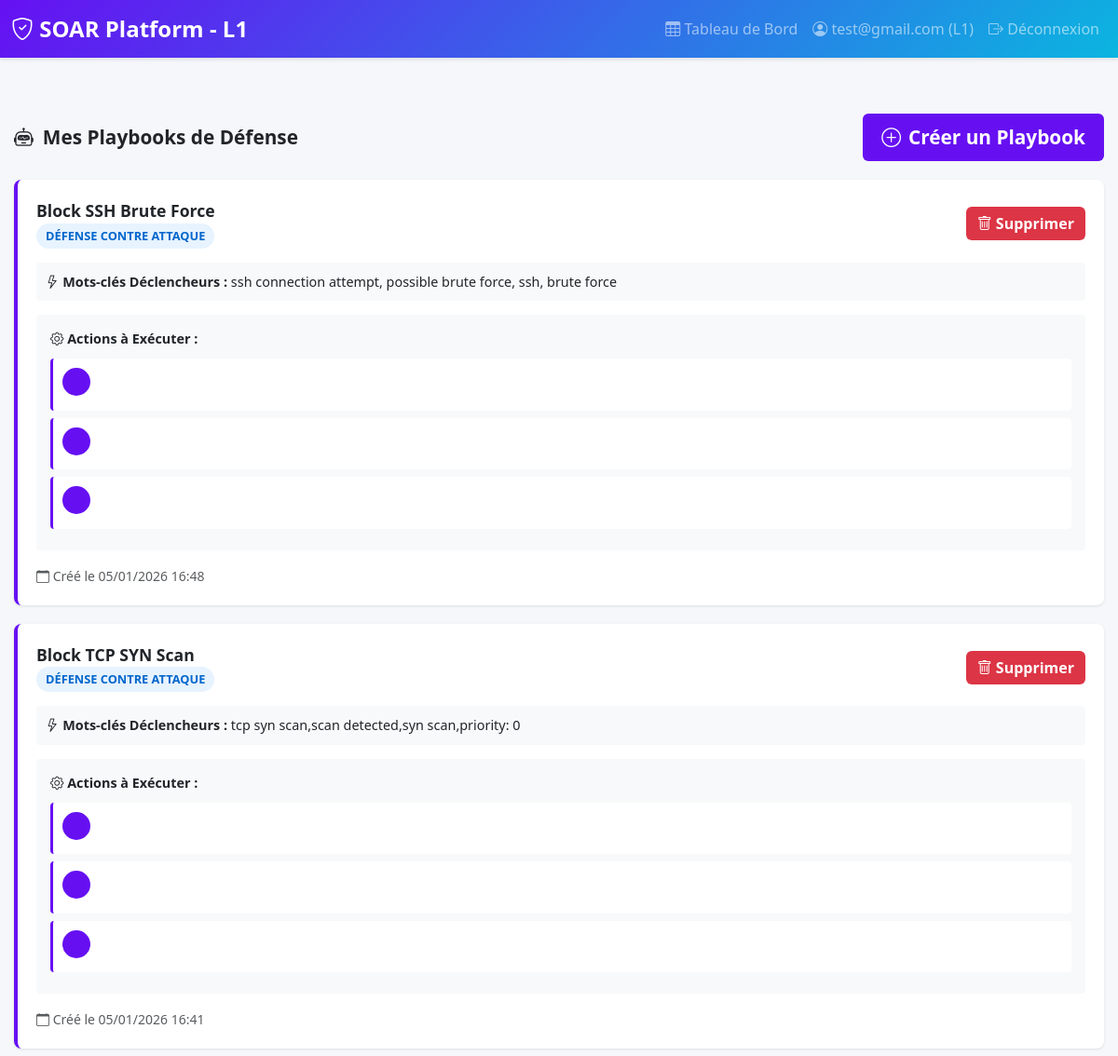
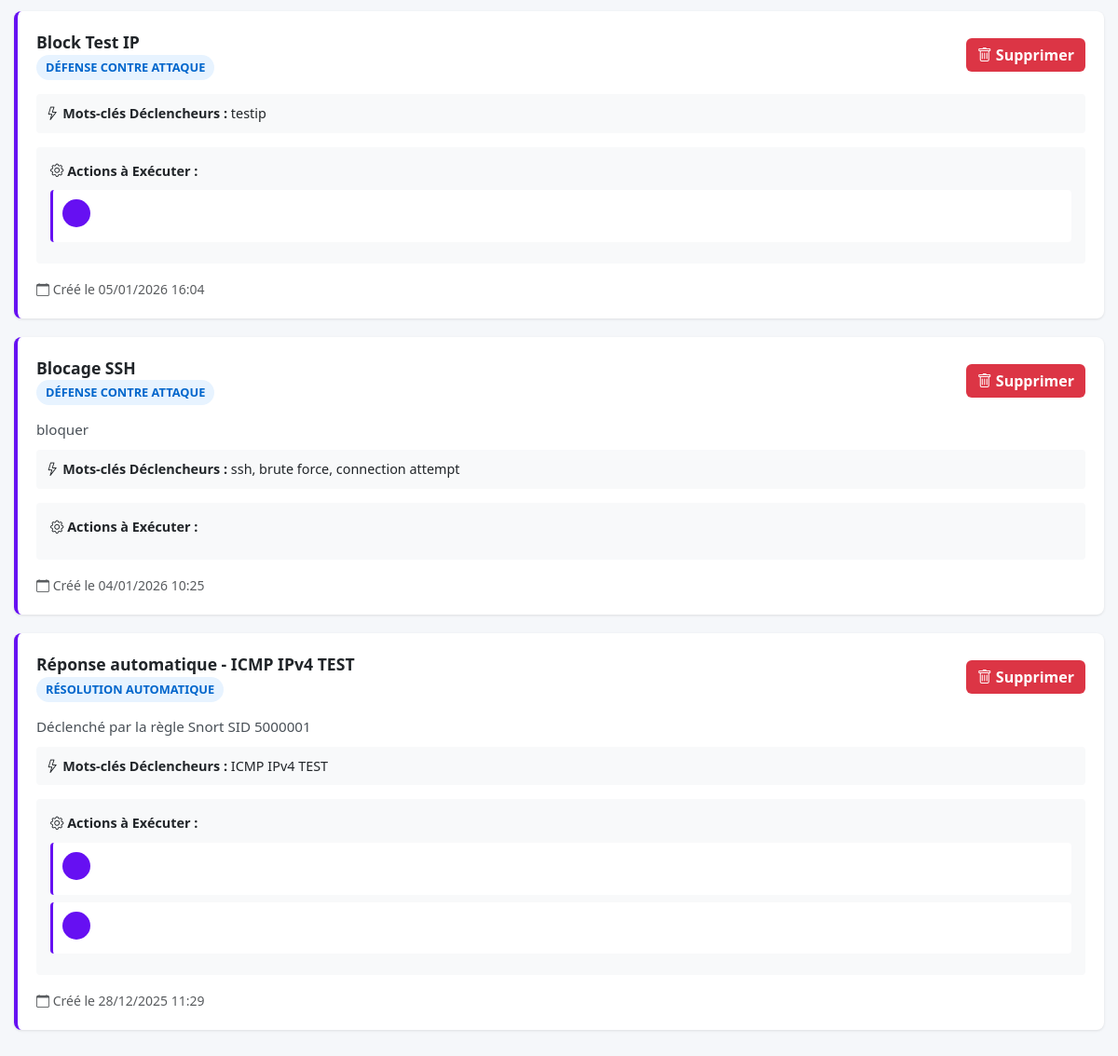
The app's page /alerts/playbooks/ (signed in) with its own data (2 pictures, top to bottom).
### users/models.py (models this page shows, shortened)
class CustomUser(AbstractBaseUser, PermissionsMixin):
    ROLE_CHOICES = (
        ('L1', 'Analyste L1'),
        ('L2', 'Analyste L2'),
    )
    email = models.EmailField(unique=True)
    role = models.CharField(max_length=2, choices=ROLE_CHOICES, null=True, blank=True)
    is_active = models.BooleanField(default=True)
    is_staff = models.BooleanField(default=False)
    objects = CustomUserManager()
    USERNAME_FIELD = 'email'
    REQUIRED_FIELDS = []  # role n'est pas requis pour superuser

### alerts/models.py (models this page shows, shortened)
class Playbook(models.Model):
    PLAYBOOK_TYPE_CHOICES = (
        ('auto_resolve', 'Résolution Automatique'),
        ('defense', 'Défense contre Attaque'),
        ('investigation', 'Investigation'),
    )
    name = models.CharField(max_length=200)
    description = models.TextField()
    playbook_type = models.CharField(max_length=20, choices=PLAYBOOK_TYPE_CHOICES, default='defense')
    trigger_keywords = models.TextField(help_text="Mots-clés séparés par des virgules (ex: 'ddos, brute force, injection sql')")
    actions = models.JSONField(default=list, help_text="Actions à prendre (format JSON)")
    created_by = models.ForeignKey(
        settings.AUTH_USER_MODEL,
        on_delete=models.SET_NULL,
        null=True,
        blank=True,
        related_name='playbooks'
    )
    created_at = models.DateTimeField(auto_now_add=True)
    updated_at = models.DateTimeField(auto_now=True)
    is_active = models.BooleanField(default=True)
    class Meta:
        ordering = ['-created_at']

### alerts/views.py (the view)
# urls.py: path("playbooks/", views.playbook_list, name="playbook_list"),
@login_required
def playbook_list(request):
    playbooks = Playbook.objects.filter(is_active=True)
    return render(request, "alerts/playbook_list.html", {
        "playbooks": playbooks
    })

### alerts/templates/alerts/playbook_list.html (shortened to what this page needs)
<!DOCTYPE html>
<html lang="fr">
<head>
    <link href="https://cdn.jsdelivr.net/npm/bootstrap@5.3.0/dist/css/bootstrap.min.css" rel="stylesheet">
    <link rel="stylesheet" href="https://cdn.jsdelivr.net/npm/bootstrap-icons@1.11.0/font/bootstrap-icons.css">
</head>
<body>
    <nav class="navbar navbar-expand-lg navbar-dark">
        <div class="container-fluid">
            {% if request.user.role == 'L1' %}
                <a class="navbar-brand" href="{% url 'alerts:l1_dashboard' %}">
            {% else %}
                <a class="navbar-brand" href="{% url 'alerts:l2_dashboard' %}">
            {% endif %}
                <i class="bi bi-shield-check"></i> SOAR Platform -
                {% if request.user.role == 'L1' %}L1{% else %}L2{% endif %}
            </a>
            <div class="collapse navbar-collapse" id="navbarNav">
                <ul class="navbar-nav ms-auto">
                    <li class="nav-item">
                        {% if request.user.role == 'L1' %}
                            <a class="nav-link" href="{% url 'alerts:l1_dashboard' %}">
                                <i class="bi bi-table"></i> Tableau de Bord
                            </a>
                        {% else %}
                            <a class="nav-link" href="{% url 'alerts:l2_dashboard' %}">
                                <i class="bi bi-table"></i> Tableau de Bord
                            </a>
                        {% endif %}
                    </li>
                    <li class="nav-item">
                        <span class="nav-link">
                            <i class="bi bi-person-circle"></i>
                            {{ request.user.email }}
                            ({% if request.user.role == 'L1' %}L1{% else %}L2{% endif %})
                        </span>
                    </li>
                    <li class="nav-item">
                        <a class="nav-link" href="{% url 'users:logout' %}">
                            <i class="bi bi-box-arrow-right"></i> Déconnexion
                        </a>
                    </li>
                </ul>
            </div>
        </div>
    </nav>
    <div class="container-main">
        <div class="section-title">
            <i class="bi bi-robot"></i> Mes Playbooks de Défense
            <a href="{% url 'alerts:create_playbook' %}" class="btn-create ms-auto">
                <i class="bi bi-plus-circle"></i> Créer un Playbook
            </a>
        </div>
        {% if playbooks %}
            {% for playbook in playbooks %}
                <div class="playbook-card">
                    <div class="playbook-header">
                        <div>
                            <div class="playbook-title">{{ playbook.name }}</div>
                            <span class="badge-type">{{ playbook.get_playbook_type_display }}</span>
                        </div>
                        <button class="btn-delete" onclick="deletePlaybook({{ playbook.id }})">
                            <i class="bi bi-trash"></i> Supprimer
                        </button>
                    </div>
                    <div class="playbook-description">{{ playbook.description }}</div>
                    <div class="playbook-keywords">
                        <strong><i class="bi bi-lightning"></i> Mots-clés Déclencheurs :</strong>
                        {{ playbook.trigger_keywords }}
                    </div>
                    <div class="playbook-actions">
                        <strong><i class="bi bi-gear"></i> Actions à Exécuter :</strong>
                        {% for action in playbook.actions %}
                            <div class="action-item">
                                <span class="action-step">{{ action.step }}</span>
                            </div>
                        {% endfor %}
                    </div>
                    <small class="text-muted">
                        <i class="bi bi-calendar"></i> Créé le {{ playbook.created_at|date:"d/m/Y H:i" }}
                    </small>
                </div>
            {% endfor %}
        {% endif %}
    </div>
</body>
</html>

### alerts/templates/alerts/playbook_list.html (style rules this page uses)
:root { --primary-color: #6610f2; --success-color: #198754; --danger-color: #dc3545; }
body { background-color: #f5f7fa; font-family: 'Segoe UI', Tahoma, Geneva, Verdana, sans-serif; }
.navbar { background: linear-gradient(135deg, var(--primary-color) 0%, #0bb5e0 100%); box-shadow: 0 2px 4px rgba(0, 0, 0, 0.1); }
.navbar-brand { font-weight: 700; font-size: 1.5rem; }
.container-main { max-width: 1200px; margin: 0 auto; padding: 30px 15px; }
.section-title { font-size: 1.3rem; font-weight: 700; margin: 30px 0 20px 0; color: #212529; display: flex; align-items: center; gap: 10px; }
.playbook-card { background: white; border-radius: 8px; padding: 20px; margin-bottom: 20px; box-shadow: 0 1px 3px rgba(0, 0, 0, 0.1); border-left: 4px solid var(--primary-color); transition: all 0.3s ease; }
.playbook-header { display: flex; justify-content: space-between; align-items: center; margin-bottom: 15px; }
.playbook-title { font-size: 1.1rem; font-weight: 600; color: #212529; }
.badge-type { display: inline-block; padding: 4px 10px; border-radius: 20px; font-size: 0.8rem; font-weight: 600; text-transform: uppercase; background-color: #e7f3ff; color: #0066cc; }
.playbook-description { color: #495057; margin: 10px 0; font-size: 0.95rem; }
.playbook-keywords { background-color: #f8f9fa; padding: 10px; border-radius: 4px; margin: 10px 0; font-size: 0.9rem; }
.playbook-keywords strong { color: #212529; }
.playbook-actions { background-color: #f8f9fa; padding: 15px; border-radius: 4px; margin: 15px 0; font-size: 0.9rem; }
.playbook-actions strong { color: #212529; display: block; margin-bottom: 10px; }
.action-item { background-color: white; padding: 10px; margin-bottom: 8px; border-left: 3px solid var(--primary-color); border-radius: 4px; }
.action-step { background-color: var(--primary-color); color: white; width: 30px; height: 30px; border-radius: 50%; display: inline-flex; align-items: center; justify-content: center; font-weight: 600; margin-right: 10px; }
.btn-delete { background-color: var(--danger-color); color: white; padding: 6px 12px; border-radius: 6px; border: none; cursor: pointer; font-weight: 600; transition: all 0.2s; }
.btn-create { background-color: var(--primary-color); color: white; padding: 10px 20px; border-radius: 6px; text-decoration: none; font-weight: 600; display: inline-flex; align-items: center; gap: 8px; transition: all 0.2s; }

### records on screen
CustomUser: user.email "test@gmail.com"
Playbook: name "Block SSH Brute Force", playbook_type "DÉFENSE CONTRE ATTAQUE", trigger_keywords "ssh connection attempt, possible brute force, ssh, brute force", created_at "05/01/2026 16:48"
Playbook: name "Block TCP SYN Scan", playbook_type "DÉFENSE CONTRE ATTAQUE", trigger_keywords "tcp syn scan,scan detected,syn scan,priority: 0", created_at "05/01/2026 16:41"
Playbook: name "Block Test IP", playbook_type "DÉFENSE CONTRE ATTAQUE", trigger_keywords "testip", created_at "05/01/2026 16:04"
Playbook: name "Blocage SSH", playbook_type "DÉFENSE CONTRE ATTAQUE", description "bloquer", trigger_keywords "ssh, brute force, connection attempt", created_at "04/01/2026 10:25"
Playbook: name "Réponse automatique - ICMP IPv4 TEST", playbook_type "RÉSOLUTION AUTOMATIQUE", description "Déclenché par la règle Snort SID 5000001", trigger_keywords "ICMP IPv4 TEST", created_at "28/12/2025 11:29"
